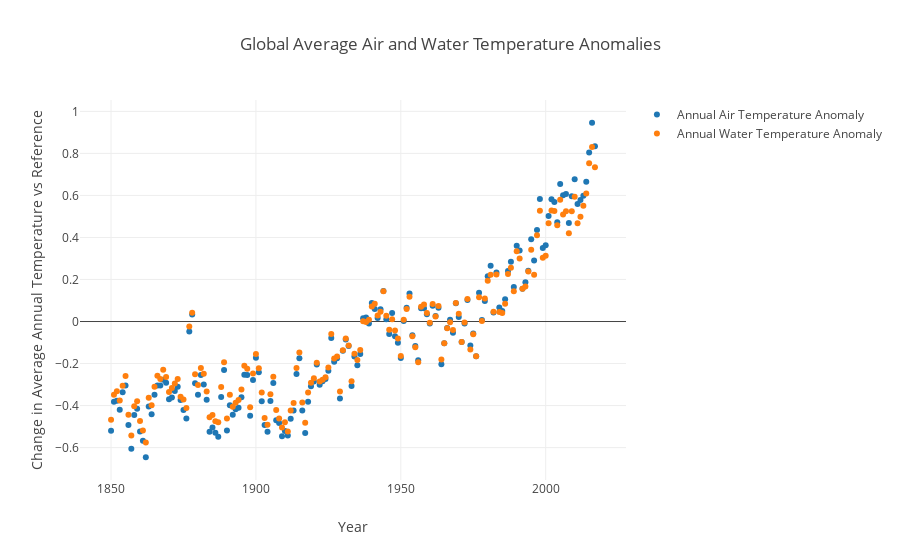

Notebook source saved alongside this figure:
### Code cell
init_notebook_mode(connected=True)

trace0 = go.Scatter(
    x = temperature_df['Year'],
    y = temperature_df['Annual Anomaly Above'],
    mode = 'markers',
    name = 'Annual Air Temperature Anomaly'
)

trace1 = go.Scatter(
    x = temperature_df['Year'],
    y = temperature_df['Annual Unc Above'],
    mode = 'markers',
    name = 'Annual Air Temperature Anomaly Uncertainty',
    opacity = 0.5,
    marker=dict(size = '2'),
    hoverinfo='none'
)

trace2 = go.Scatter(
    x = temperature_df['Year'],
    y = temperature_df['Annual Anomaly Below'],
    mode = 'markers',
    name = 'Annual Water Temperature Anomaly'
)

trace3 = go.Scatter(
    x = temperature_df['Year'],
    y = temperature_df['Annual Unc Below'],
    mode = 'markers',
    name = 'Annual Water Temperature Anomaly Uncertainty',
    opacity = 0.5,
    marker=dict(size = '2'),
    hoverinfo='none'
)

data = [trace0,trace2]
layout = go.Layout(dict(title='Global Average Air and Water Temperature Anomalies'),
                   xaxis=dict(title='Year'),
                   yaxis=dict(title='Change in Average Annual Temperature vs Reference')
)
fig = go.Figure(data=data,layout=layout)
iplot(fig)

### Figure 1 — Plotly figure (JSON) as saved in the notebook; plotly's stock layout.template omitted (floating-point values rounded to 4 significant figures; data arrays with more than 128 entries replaced by an {"elided": "..."} marker saying what was removed)
{"data": [{"mode": "markers", "name": "Annual Air Temperature Anomaly", "type": "scatter", "x": {"elided": "168 int values"}, "y": {"elided": "168 float values"}}, {"mode": "markers", "name": "Annual Water Temperature Anomaly", "type": "scatter", "x": {"elided": "168 int values"}, "y": {"elided": "168 float values"}}], "layout": {"title": "Global Average Air and Water Temperature Anomalies", "xaxis": {"title": "Year"}, "yaxis": {"title": "Change in Average Annual Temperature vs Reference"}}}
